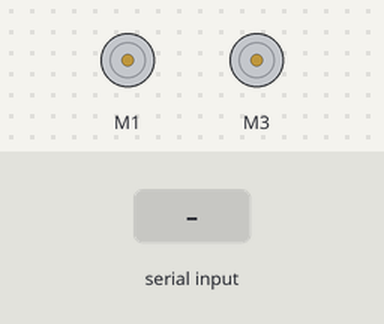
A sketch run on a simulated Arduino Uno, built with avr-gcc and run on an emulated ATmega328P. On the bench: 2 × DC motor (green arrow = forward, orange = backward, longer = faster). Inputs (shaded band) come from the test bench. What the sketch prints to the serial monitor is not drawn.

Above: at 1.2 s.
1.3 s: "W" received over Serial
At 2.5 s:
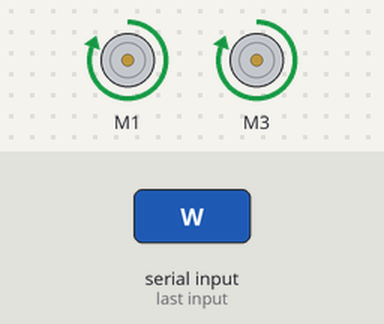
2.8 s: "A" received over Serial
At 3.8 s:
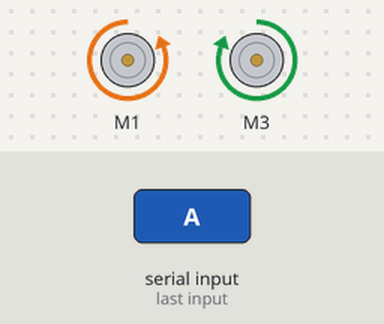
4.3 s: "S" received over Serial
At 4.9 s:
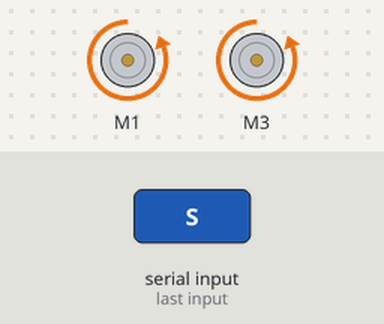
5.8 s: "D" received over Serial
At 6.1 s:
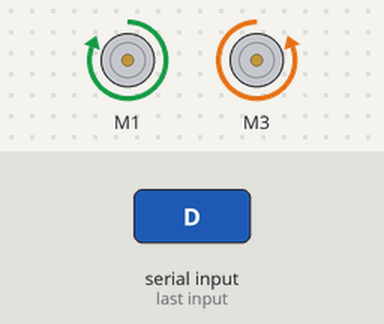
7.3 s: "Q" received over Serial
At 8.4 s:
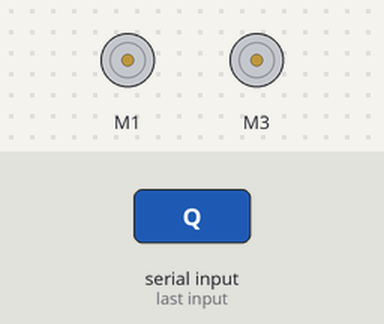
Timing chart, 0 to 9.8 s (numbered marks = the images above; inputs shaded):
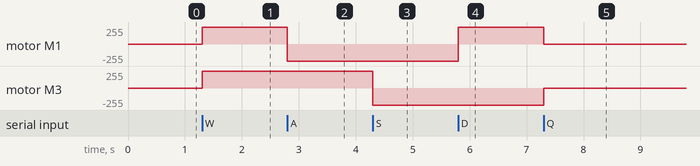

Measured:
- after the input at 1.3 s, motor M1, motor M3: stopped → forward 255/255 at once
- after the input at 2.8 s, motor M1: forward 255/255 → backward 255/255 at once
- after the input at 4.3 s, motor M3: forward 255/255 → backward 255/255 at once
- after the input at 5.8 s, motor M1: backward 255/255 → forward 255/255 at once
- after the input at 7.3 s, motor M1: forward 255/255 → stopped at once; motor M3: backward 255/255 → stopped at once

The sketch:

AFMotorWIthSerial.ino
```cpp
// (licence header left out)
#include <AFMotor.h>

AF_DCMotor leftMotor(1);
AF_DCMotor rightMotor(3);

void setup() {
  Serial.begin(9600);           // set up Serial library at 9600 bps
  Serial.println("Motor test!");

  // turn on motor
  leftMotor.setSpeed(255);
  rightMotor.setSpeed(255);

  leftMotor.run(RELEASE);
  rightMotor.run(RELEASE);
}

void loop() {
  if(Serial.available()){
    int i = Serial.read();
    if (i == 'W'){
      leftMotor.run(FORWARD);
      rightMotor.run(FORWARD);
    }
    if (i == 'A'){
      leftMotor.run(BACKWARD);
      rightMotor.run(FORWARD);
    }    if (i == 'S'){
      leftMotor.run(BACKWARD);
      rightMotor.run(BACKWARD);
    }    if (i == 'D'){
      leftMotor.run(FORWARD);
      rightMotor.run(BACKWARD);
    }    if (i == 'Q'){
      leftMotor.run(RELEASE);
      rightMotor.run(RELEASE);
    }
  }
}
```
